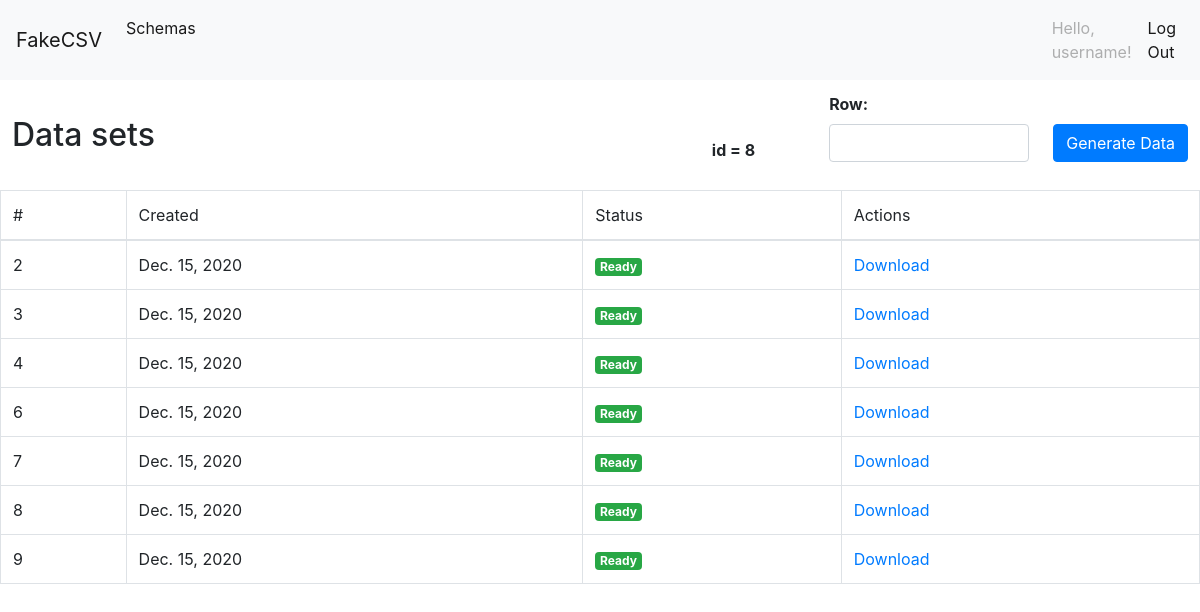
Before: /edit/8/ (signed in) with the older database file.
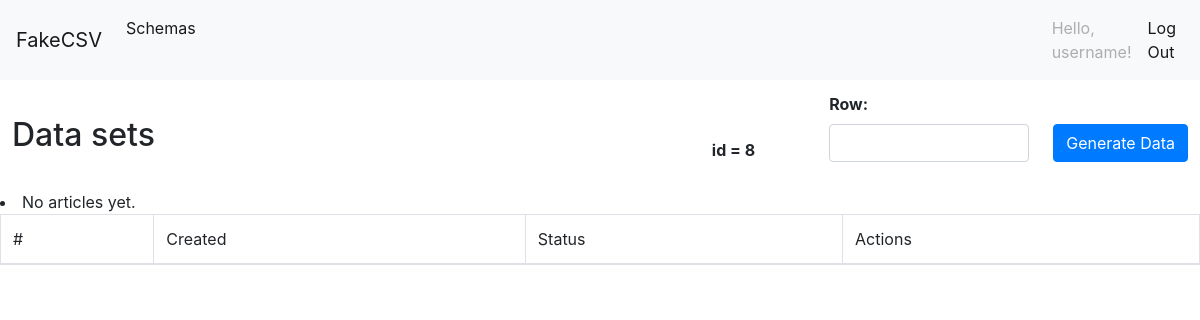
After: the same page with the newer database file.
### csvgen/models.py (models this page shows)
class CsvFile(models.Model):
    filename = models.CharField(max_length=50)  # example 5_20.csv\10_100.csv
    create_date = models.DateField()
    schema_id = models.IntegerField()
    is_ready = models.BooleanField()

### csvgen/views.py (the view)
# urls.py: path("edit/<int:id>/", EditView.as_view(), name="edit"),
class EditView(LoginRequiredMixin, View):
    def get(self, request, id, *args, **kwargs):
        csvs = CsvFile.objects.filter(schema_id=id)
        return render(request, "edit_schema.html", {'form': RowForm, "id": id, "csvs": csvs})

### templates/edit_schema.html (shortened to what this page needs)
{% extends 'index.html' %}
{% load static %}
{% block links %}
<link href="{% static 'css/edit.css' %}" rel="stylesheet">
{% endblock links %}
{% block content %}
<form method="POST" action="/create/" id="RowForm">
<table class="table table-borderless">
    <thead>
      <tr>
        <th scope="col" id="col-data-sets"><h2>Data sets</h2></th>
        <th scope="col" id="col-row">id = {{ id }}</th>
        <th scope="col" id="col-row"><label for="id_Type">Row:</label>{{ form.row }}</th>
        <th scope="col"><input type="submit" class="btn btn-primary" value="Generate Data" form="RowForm"></th>
      </tr>
    </thead>
</table>
<table class="table table-bordered">
    <thead>
        <tr>
            <td scope="col">#</td>
            <td scope="col">Created</td>
            <td scope="col">Status</td>
            <td scope="col">Actions</td>
        </tr>
    </thead>
    <tbody>
    {% for csv in csvs %}
        <tr>
            <td scope="row">{{ csv.pk }}</td>
            <td scope="row">{{ csv.create_date|date }}</td>
            {% if csv.is_ready == 1%}
            <td scope="row"><span class="badge badge-success">Ready</span></td>
            {% else %}
            <td scope="row"><span class="badge badge-danger">Not ready</span></td>
            {% endif %}
            {% if csv.is_ready == 1%}
            <td scope="row"><a href="{% url 'download' csv.filename %}">Download</a></td>
            {% else %}
            <td scope="row"></td>
            {% endif %}
        </tr>
    {% empty %}
        <li>No articles yet.</li>
    {% endfor %}
    </tbody>
</table>
</form>
{% endblock content %}

### templates/index.html (shortened to what this page needs)
{% load static %}
<!DOCTYPE html>
<html>
<head>
    <link rel="stylesheet" href="https://cdn.jsdelivr.net/npm/bootstrap@4.5.3/dist/css/bootstrap.min.css">
    <link href="{% static 'css/base.css' %}" rel="stylesheet">
    {% block links %}{% endblock links %}
</head>
<body>
    <div id="header">
        <nav class="navbar navbar-expand-lg navbar-light bg-light">
            <a class="navbar-brand" href="{% url 'home' %}">FakeCSV</a>
            <div class="collapse navbar-collapse" id="navbarNav">
              <ul class="navbar-nav">
                <li class="nav-item active">
                    <a class="nav-link" href="{% url 'home' %}">Schemas<span class="sr-only">(current)</span></a>
                </li>
                <li class="nav-item" id="move">
                    <a class="nav-link disabled" href="#" tabindex="-1" aria-disabled="true">Hello, username!</a>
                  </li>
                <li class="nav-item active">
                  <a class="nav-link" href="{% url 'logout' %}">Log Out<span class="sr-only">(current)</span></a>
                </li>
              </ul>
            </div>
          </nav>
    </div>
    <div id="content">
        {% block content %}{% endblock content %}
    </div>
</body>
</html>

### static/css/base.css (style rules this page uses)
#move { margin-left: 70vw; }

### static/css/edit.css (style rules this page uses)
#col-data-sets { width: 60vw; }
#col-row { width: 10vw; }
.form-control { width: 200px; }

Changed rows visible on the page:
removed CsvFile: pk "2", create_date "Dec. 15, 2020", is_ready "Ready"
removed CsvFile: pk "3", create_date "Dec. 15, 2020", is_ready "Ready"
removed CsvFile: pk "4", create_date "Dec. 15, 2020", is_ready "Ready"
removed CsvFile: pk "6", create_date "Dec. 15, 2020", is_ready "Ready"
removed CsvFile: pk "7", create_date "Dec. 15, 2020", is_ready "Ready"
removed CsvFile: pk "8", create_date "Dec. 15, 2020", is_ready "Ready"
removed CsvFile: pk "9", create_date "Dec. 15, 2020", is_ready "Ready"
Other visible differences:
text now shown: "No articles yet."
